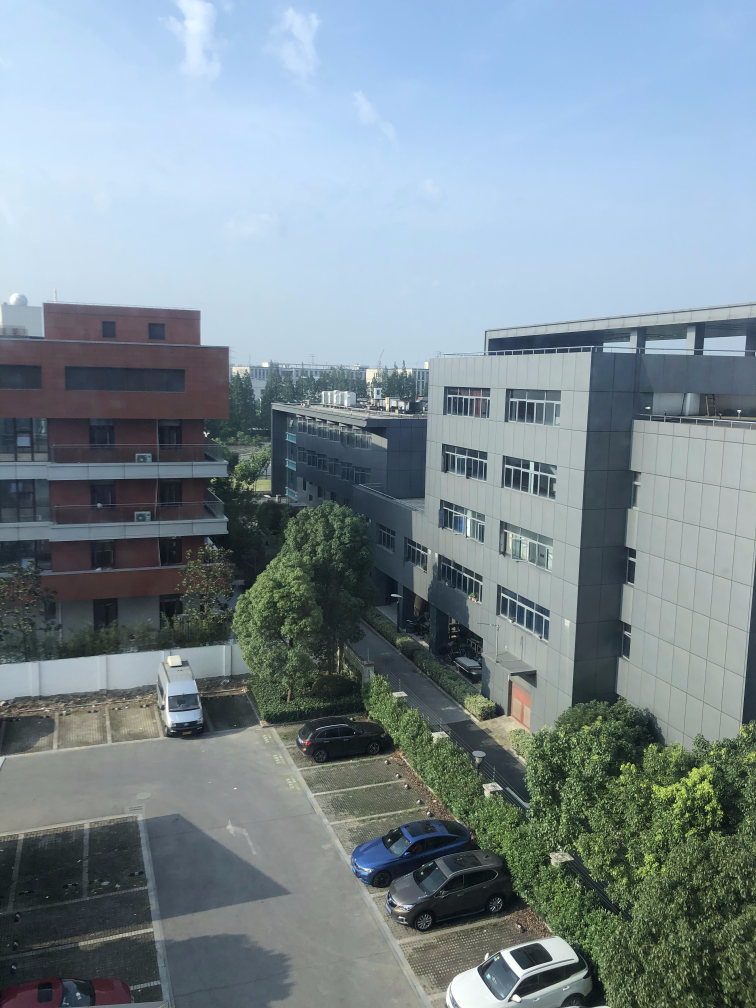
#> input picture day5/1969469165.jpg, 3024 x 4032 px (shown at 1/4 size)
$ python day5.py
#> lines starting #> are read from the running program, lines starting #| are printed output that depends on the picture
'''
@Description: Edit
@Author: Tianyi Lu
@Date: 2019-07-24 09:56:34
@LastEditors: Tianyi Lu
@LastEditTime: 2019-07-24 11:00:49
'''
import cv2
from PIL import Image
import numpy as np
import matplotlib.pyplot as plt

path1 = '1969469165.jpg'
path2 = '1039691984.jpg'

img1 = cv2.imread(path1)
#> img1 is the input picture: shape (4032, 3024, 3); mean B, G, R 147.2, 139.6, 124.2
img2 = cv2.imread(path2)
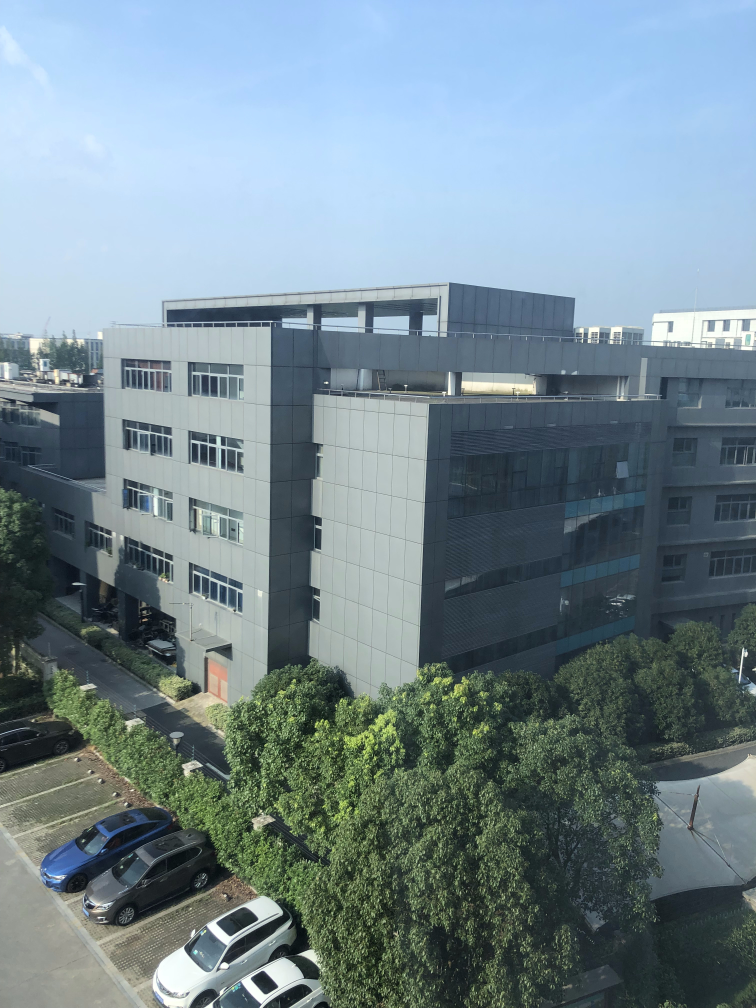
#> input picture day5/1039691984.jpg, 3024 x 4032 px (shown at 1/4 size)
#> img2 is the input picture: shape (4032, 3024, 3); mean B, G, R 144.3, 135.9, 116.7

img1 = cv2.cvtColor(img1, cv2.COLOR_BGR2RGB)
img2 = cv2.cvtColor(img2, cv2.COLOR_BGR2RGB)

'''
Check the difference between different interpolation
'''
# [4 lines of commented-out code are left out]

img1_small = cv2.resize(img1, (0, 0), fx=0.125,fy=0.125,
                        interpolation=cv2.INTER_AREA)
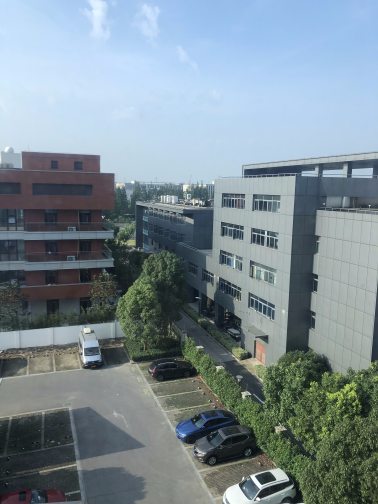
#> img1_small: shape (504, 378, 3); mean R, G, B 124.2, 139.6, 147.2
img2_small = cv2.resize(img2, (0, 0), fx=0.125,fy=0.125,
                        interpolation=cv2.INTER_AREA)
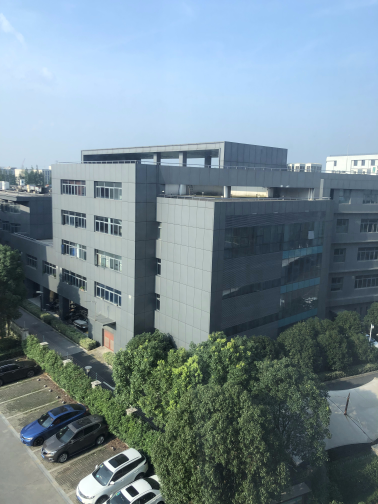
#> img2_small: shape (504, 378, 3); mean R, G, B 116.7, 135.9, 144.3

# [7 lines of commented-out code are left out]
MAX_FEATURE = 200 # look for 50 feature in the graph
orb = cv2.ORB_create(MAX_FEATURE)

keypoint1, descriptor1 = orb.detectAndCompute(img1_small, None)
#> keypoint1 = 200 keypoints; strongest (x, y, size): (263, 232, 31), (268, 233, 31), (242, 393, 31), (217, 367, 31)
keypoint2, descriptor2 = orb.detectAndCompute(img2_small, None)
#> keypoint2 = 200 keypoints; strongest (x, y, size): (110, 462, 31), (140, 456, 31), (126, 460, 37.2), (127, 458, 31)
# print('descriptor shape:', descriptor1.shape)

'''
Draw keypoints overlay onto iamge
'''
img_vis1 = cv2.drawKeypoints(img1_small, keypoint1, np.array([]), (0,255,255), cv2.DRAW_MATCHES_FLAGS_DEFAULT)
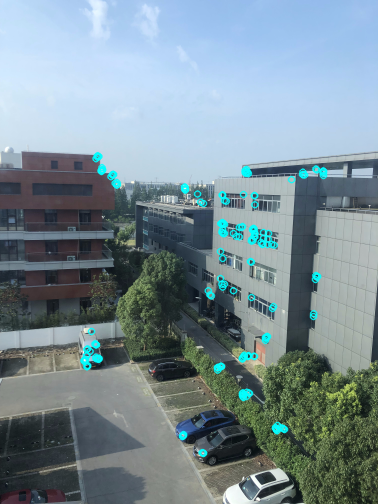
#> img_vis1: shape (504, 378, 3); mean R, G, B 122.6, 141.5, 149
img_vis2 = cv2.drawKeypoints(img2_small, keypoint2, np.array([]), (0,255,255), cv2.DRAW_MATCHES_FLAGS_DEFAULT)
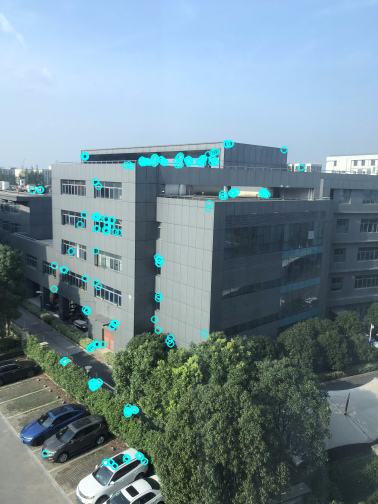
#> img_vis2: shape (504, 378, 3); mean R, G, B 114.9, 137.6, 146

# [5 lines of commented-out code are left out]

'''
Matching descriptor
'''
matcher = cv2.DescriptorMatcher_create(cv2.DESCRIPTOR_MATCHER_BRUTEFORCE_L1)
matches = matcher.match(descriptor1, descriptor2, None)
#> matches = 200 matches

print("First match: %s and total match number %d" % (matches[0], len(matches)))
#> (printed output is left out)

#> (the run stopped early here; a loop or call above may not have finished)
